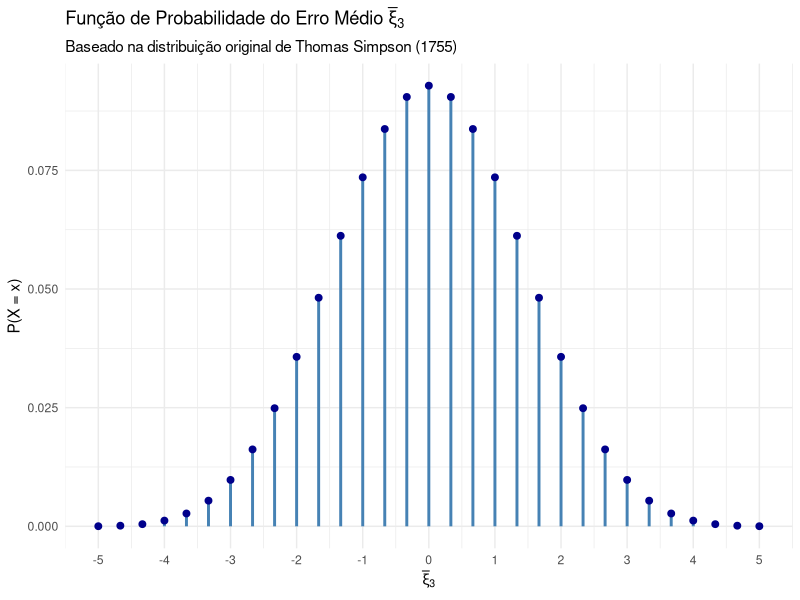

The R source for this figure:
## ---- chunk 1
# Definição da PMF de um único erro de Simpson xi (de -5 a 5)
xi_val <- -5:5
pmf_xi <- c(1, 2, 3, 4, 5, 6, 5, 4, 3, 2, 1) / 36

# Função para realizar a convolução de duas PMFs
convolucao <- function(val1, prob1, val2, prob2) {
  res_val <- outer(val1, val2, "+")
  res_prob <- outer(prob1, prob2, "*")
  df <- aggregate(as.vector(res_prob) ~ as.vector(res_val), FUN = sum)
  colnames(df) <- c("val", "prob")
  return(df)
}

# 1. Calcular a soma S2 = xi1 + xi2
s2 <- convolucao(xi_val, pmf_xi, xi_val, pmf_xi)

# 2. Calcular a soma S3 = S2 + xi3
s3 <- convolucao(s2$val, s2$prob, xi_val, pmf_xi)

# 3. Transformar para a média (xi_barra = S3 / 3)
s3$media <- s3$val / 3

# Criar o Gráfico
library(ggplot2)

ggplot(s3, aes(x = media, y = prob)) +
  geom_segment(aes(xend = media, yend = 0), color = "steelblue", size = 1) +
  geom_point(color = "darkblue", size = 2) +
  scale_x_continuous(breaks = seq(-5, 5, 1)) +
  labs(
    title = expression(paste("Função de Probabilidade do Erro Médio ", bar(xi)[3])),
    subtitle = "Baseado na distribuição original de Thomas Simpson (1755)",
    x = expression(bar(xi)[3]),
    y = "P(X = x)"
  ) +
  theme_minimal()
